Frame 1 (no input): blank canvas, image omitted
Frame 60 (the mouse pressed at the canvas centre just before this capture): blank canvas, image omitted
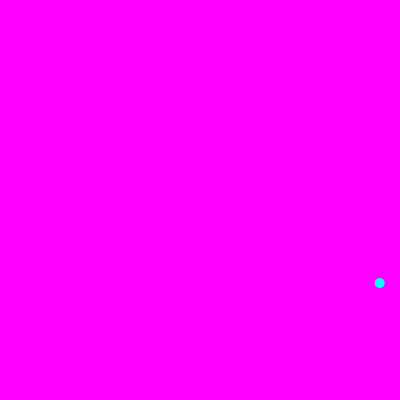
Frame 120 (the mouse held since frame 60 and released just before this capture)

The Processing sketch whose frames 1 and 60 were blank and that drew this single picture after the mouse press (run headless with seeded random() and noise(); from frame 60 on, the mouse is pressed at the canvas centre):

// Processing sketch: s05_01
// ── s05_01.pde
// UDD - Expresión Digital II
// s0501 keyPressed keyReleased mousePressed booleans

float posx, posy, velx, vely, accx, accy;
float a = 0; // es inicializada de forma global para que su función tenga acceso
color m, c, y;
boolean b, l; //

void setup() {
  size(400, 400);
  //inicialización de ariables de posición y dirección
  posx = random(100);
  posy = height;
  velx = 3;
  vely = 1;

  //inicialización de colores
  m = color(255, 0, 255);
  c = color(0, 255, 255);
  y = color(255, 255, 0);

  //inicialización de boolean
  b = true;
  l = true;
}

void draw() { 
  background(m);
  noStroke();
  fill(c);
  ellipse(posx, posy, 10, 10);
  
  posx += velx;
  posy += vely;

  //el elemento cambia de dirección al llegar a alguno de los extremos
  //extremo derecho
  if (posx > width) {
    velx *= -1;
    accx *= -1;
  }
  //extremo izquierdo
  else if (posx < 0 ) {
    velx *= -1;
    accx *= -1;
  }
  //extremo inferior
  else if (posy > height) {
    vely *= -1;
    accy *= -1;
  }
  //extremo superior
  else if (posy < 0 ) {
    vely *= -1;
    accy *= -1;
  }

  //boolean b l
  else if (b == false) {
    ellipse(posx, posy, 20, 20);
  }
  else if (l == false) {
    fill(y);
    ellipse(width/2, height, width, height);
  }
}

// TAREA s05t03 hacer cambios con la funcion mousePressed

void keyPressed() {
  if (key == 'b') {
    b = false;
  }
  if (key == 'l') {
    l = false;
  }
}

void keyReleased() {
  l = true;
}
